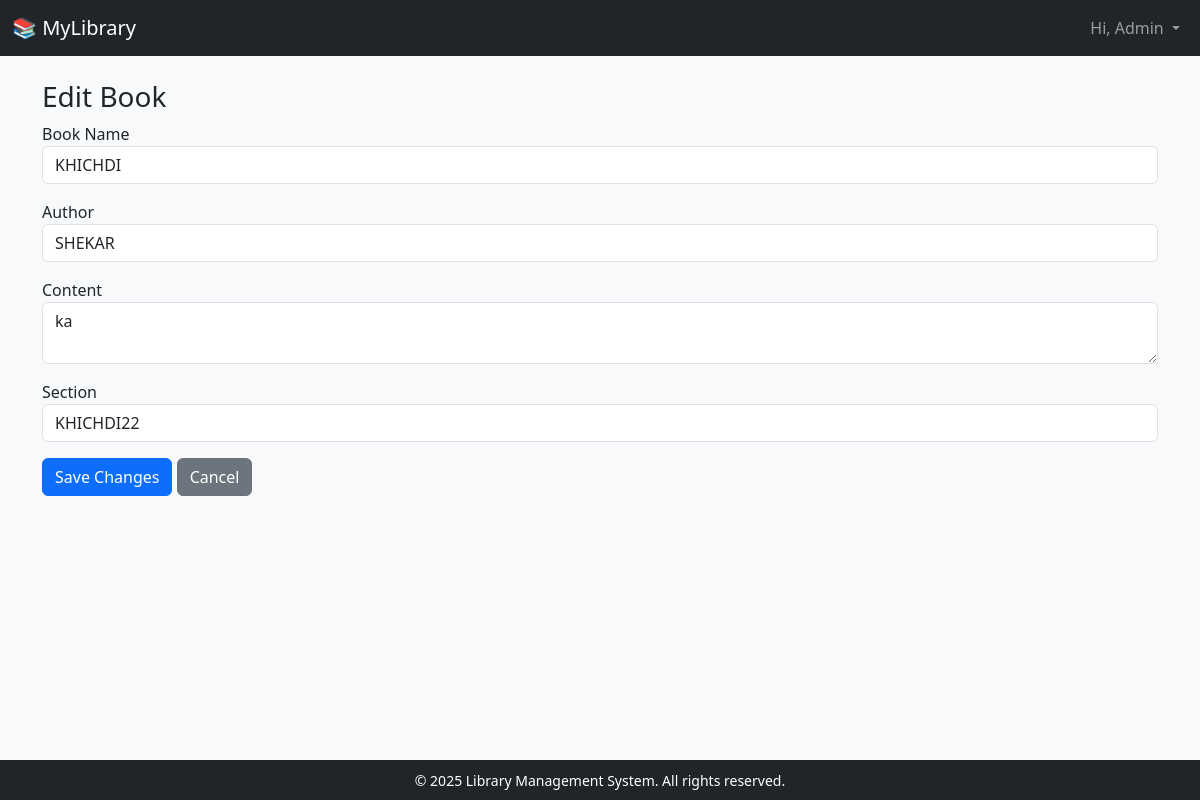
The page /edit_book/5 (signed in) on the database its author committed.
### app/models.py (models this page shows)
class Book(db.Model):
    id = db.Column(db.Integer, primary_key=True)
    name = db.Column(db.String(200), nullable=False)
    author = db.Column(db.String(100))
    content = db.Column(db.Text, nullable=False)  # this will be just plain text or a path to PDF
    section_id = db.Column(db.Integer, db.ForeignKey('section.id'), nullable=True)
    issued_books = db.relationship('IssuedBook', backref='book', lazy=True)
    feedbacks = db.relationship('Feedback', backref='book', lazy=True)
    pdf_path = db.Column(db.String(300))       # Path to uploaded PDF
    cover_image = db.Column(db.String(300))    # Path to uploaded cover image

class Section(db.Model):
    id = db.Column(db.Integer, primary_key=True)
    name = db.Column(db.String(100), nullable=False)
    description = db.Column(db.Text, nullable=True)
    date_created = db.Column(db.DateTime, default=datetime.utcnow)
    books = db.relationship('Book', backref='section', lazy=True)

### app/routes.py (the view, shortened to what this page needs)
@main.route('/edit_book/<int:book_id>', methods=['GET', 'POST'])
def edit_book(book_id):
    if 'user_id' not in session or session.get('role') != 'librarian':
        return redirect(url_for('main.librarian_login'))
    book = Book.query.get_or_404(book_id)
    sections = Section.query.all()
    return render_template('edit_book.html', book=book, sections=sections)

### app/templates/edit_book.html
{% extends 'base.html' %}
{% block content %}
<h3>Edit Book</h3>
<form method="POST">
    <div class="mb-3">
        <label>Book Name</label>
        <input name="name" class="form-control" value="{{ book.name }}" required>
    </div>
    <div class="mb-3">
        <label>Author</label>
        <input name="author" class="form-control" value="{{ book.author }}">
    </div>
    <div class="mb-3">
        <label>Content</label>
        <textarea name="content" class="form-control" required>{{ book.content }}</textarea>
    </div>
    <div class="mb-3">
        <label>Section</label>
        <select name="section_id" class="form-control" required>
            {% for sec in sections %}
                <option value="{{ sec.id }}" {% if book.section_id == sec.id %}selected{% endif %}>{{ sec.name }}</option>
            {% endfor %}
        </select>
    </div>
    <button class="btn btn-primary">Save Changes</button>
    <a href="{{ url_for('main.librarian_dashboard') }}" class="btn btn-secondary">Cancel</a>
</form>
{% endblock %}

### app/static/styles.css (style rules this page uses)
body { padding-bottom: 60px; }
body { background-color: #f8f9fa; }

### rows shown on the page
Book: name "KHICHDI", author "SHEKAR", content "ka", section_id "KHICHDI22"

### other values the page prints
{{ session.get('username') | title }} "Admin"
